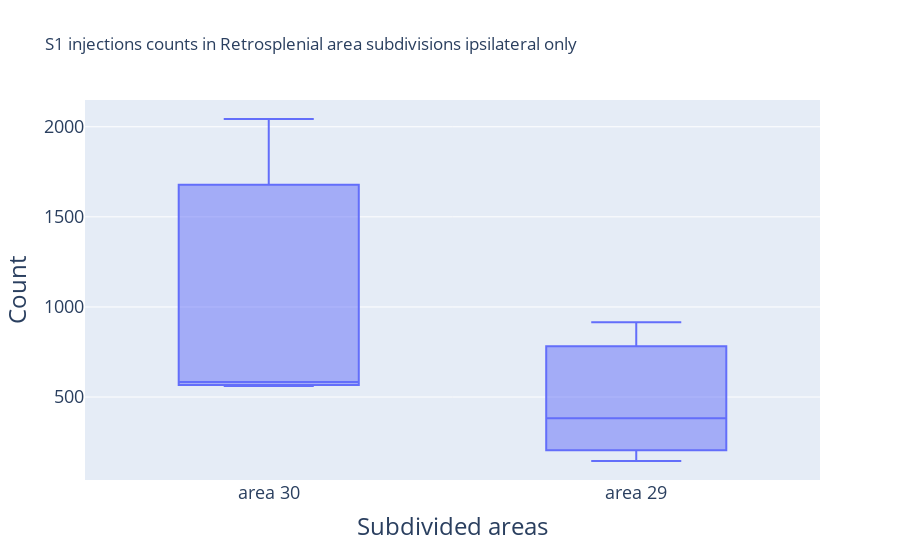

The cell this chart's notebook holds for it:
### Code cell
plot_count_zoomed_sub(
    subdivided_rsc_grouped,
    "S1 injections counts in Retrosplenial area subdivisions ipsilateral only",
)

### Figure 1 — Plotly figure (JSON) as saved in the notebook; plotly's stock layout.template omitted (floating-point values rounded to 4 significant figures)
{"data": [{"alignmentgroup": "True", "hovertemplate": "Subdivided areas=%{x}<br>Count=%{y}<extra></extra>", "legendgroup": "", "marker": {"color": "#636efa"}, "name": "", "notched": false, "offsetgroup": "", "orientation": "v", "showlegend": false, "type": "box", "x": ["area 29", "area 30", "area 29", "area 30", "area 29", "area 30"], "x0": " ", "xaxis": "x", "y": [145, 561, 915, 2043, 382, 583], "y0": " ", "yaxis": "y"}], "layout": {"boxmode": "group", "legend": {"font": {"size": 20}, "tracegroupgap": 0}, "title": {"text": "S1 injections counts in Retrosplenial area subdivisions ipsilateral only"}, "xaxis": {"anchor": "y", "categoryarray": ["area 30", "area 29"], "categoryorder": "array", "domain": [0, 1], "tickfont": {"size": 18}, "title": {"font": {"size": 24}, "text": "Subdivided areas"}}, "yaxis": {"anchor": "x", "domain": [0, 1], "tickfont": {"size": 18}, "title": {"font": {"size": 24}, "text": "Count"}}}}
